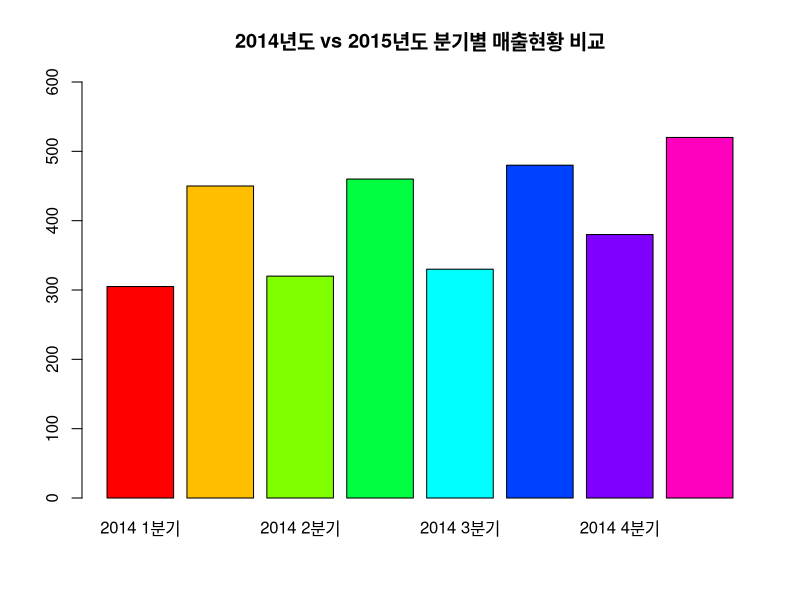
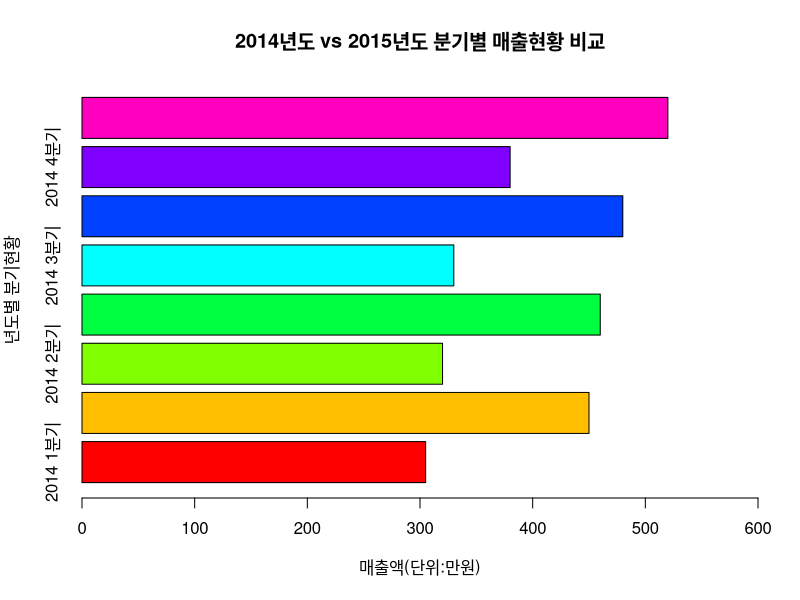
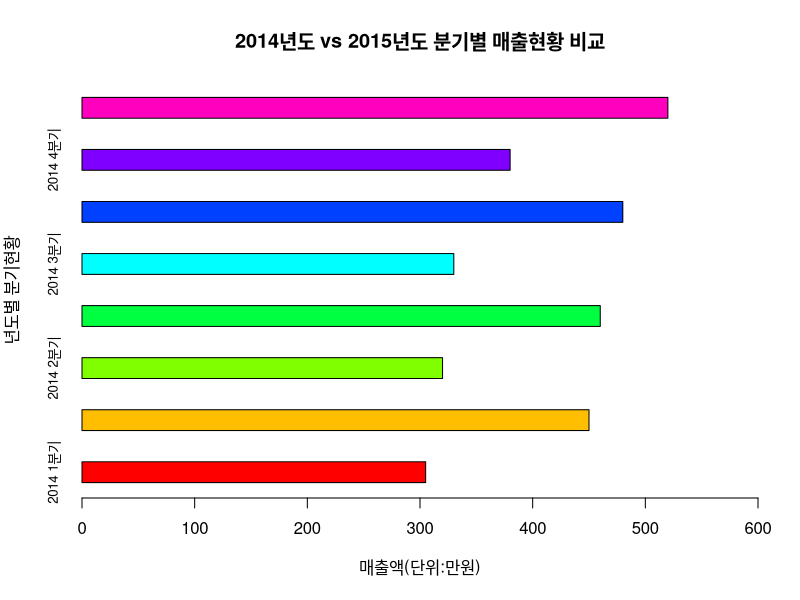
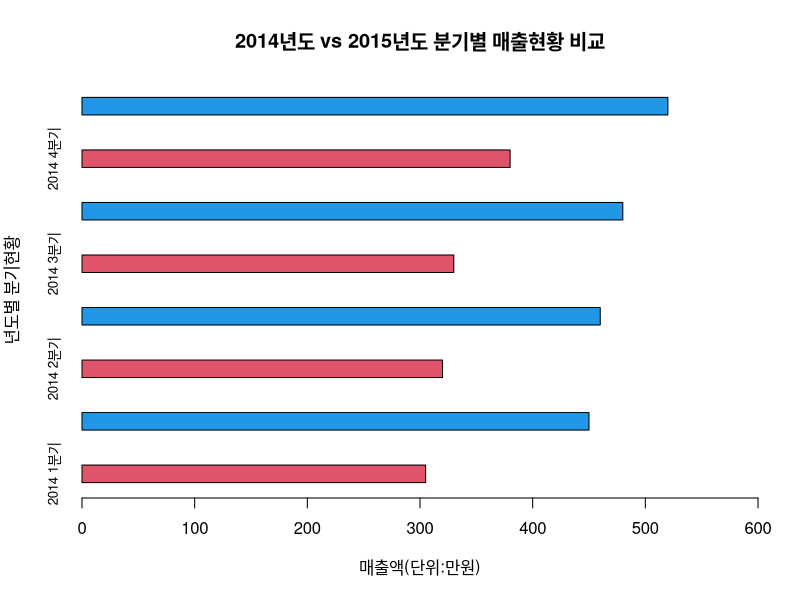
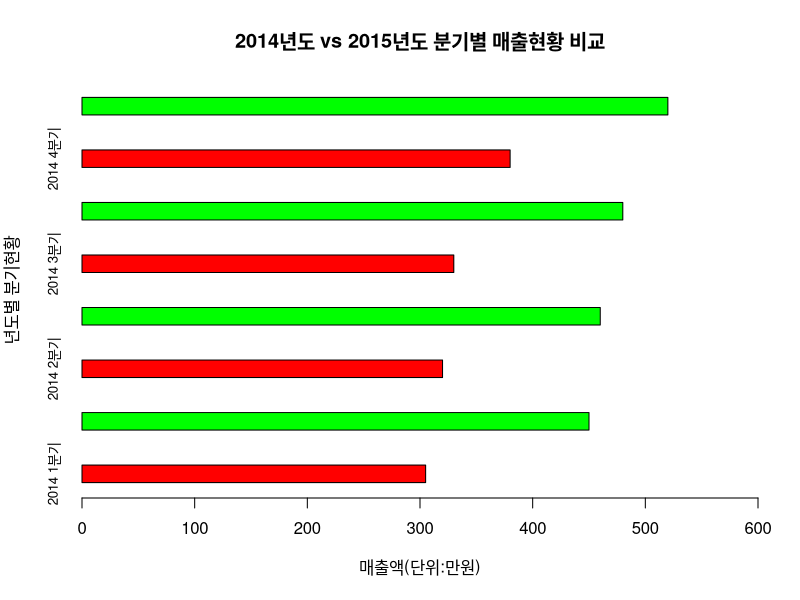
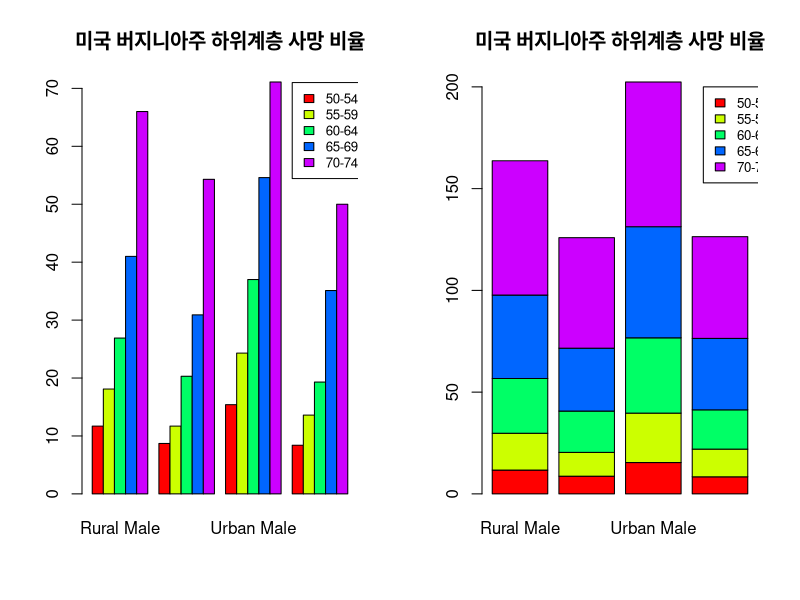
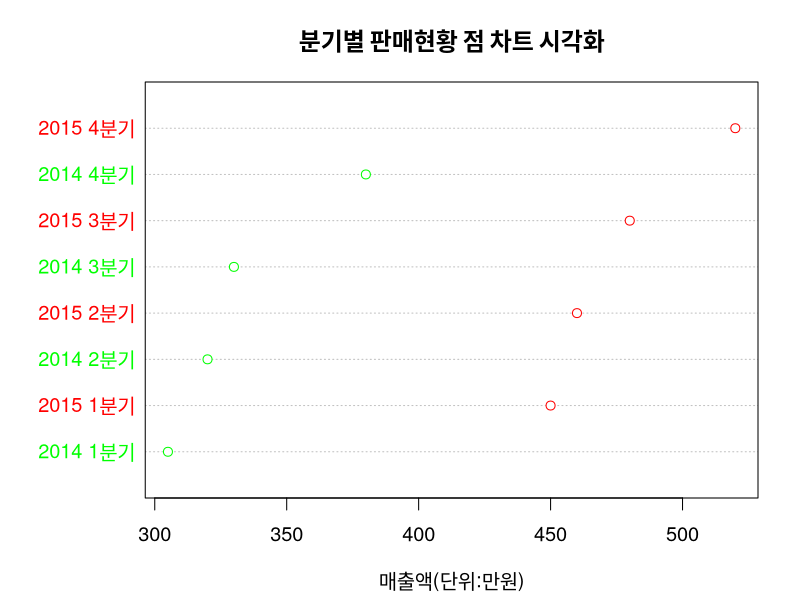
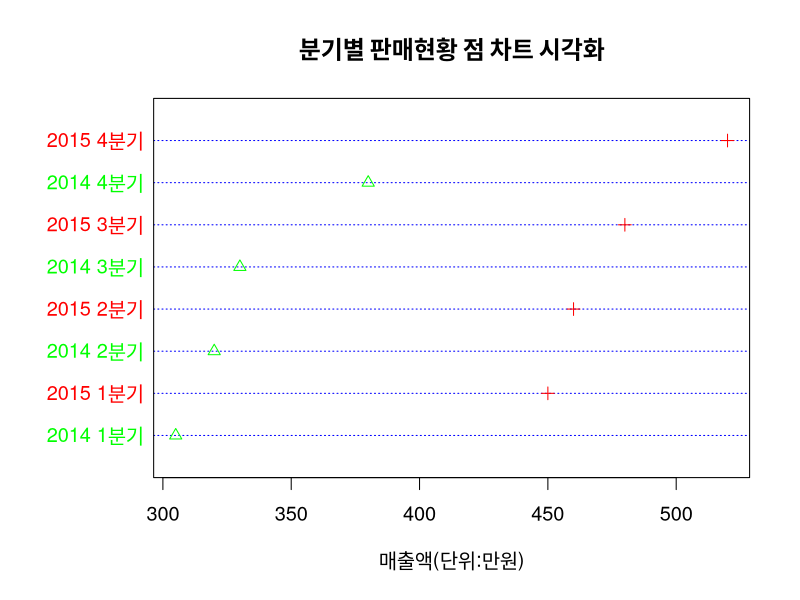

Generate these figures, in order, with R: (Note: this script raises an error after producing the figures.)
# chap05_DataVisualization

################################
##  Chapter05. 데이터 시각화 
################################

# 이산변수와 연속변수 시각화 

# 1. 이산변수(discrete quantitative data) 시각화
#   - 정수 단위로 나누어 측정할 수 있는 변수

#  1) 막대차트 시각화 

#    (1) 세로 막대 차트 

# 막대 차트 데이터 생성 
chart_data <- c(305,450,320,460,330,480,380,520)
names(chart_data) <- c("2014 1분기","2015 1분기","2014 2분기","2015 2분기","2014 3분기","2015 3분기","2014 4분기","2015 4분기")

str(chart_data)
chart_data

# 세로 막대 차트
help("barplot")
barplot(chart_data, ylim = c(0, 600), col = rainbow(8),
        main = "2014년도 vs 2015년도 분기별 매출현황 비교")

#    (2) 가로 막대 차트

barplot(chart_data, xlim = c(0, 600), horiz = T,
        xlab = "매출액(단위:만원)",
        ylab = "년도별 분기현황", col = rainbow(8),
        main = "2014년도 vs 2015년도 분기별 매출현황 비교")


barplot(chart_data, xlim = c(0, 600), horiz = T,
        xlab = "매출액(단위:만원)",
        ylab = "년도별 분기현황", col = rainbow(8),
        space = 1.5, cex.names = 0.8,
        main = "2014년도 vs 2015년도 분기별 매출현황 비교")


# red와 blue 색상 4회 반복 
barplot(chart_data, xlim = c(0, 600), horiz = T,
        xlab = "매출액(단위:만원)",
        ylab = "년도별 분기현황", 
        col = rep(c(2,4), 4), space=2, cex.names = 0.8, main = "2014년도 vs 2015년도 분기별 매출현황 비교")
# col=rep(c(2, 4), ) : 검은색(1),빨간색(2),초록색(3),파란색(4),하늘색(5),자주색(6),노란색(7)


barplot(chart_data, xlim = c(0, 600), horiz = T,
        xlab = "매출액(단위:만원)",
        ylab = "년도별 분기현황", 
        col = rep(c("red","green"), 4), space=2, cex.names = 0.8, main = "2014년도 vs 2015년도 분기별 매출현황 비교")


#누적 막대 차트 - 하나의 컬럼에 여러 개의 자료를 가지고 있는 경우 자료를 개별적인 막대로 표현하거나 누적형태로 표현 할 수있는 방법.

data("VADeaths")
VADeaths

str(VADeaths)
class(VADeaths)
mode(VADeaths)

# 개별 차트와 누적 차트 그리기 
# 개별 차트 
par(mfrow=c(1,2)) # 1행2열 그래프 보기 
barplot(VADeaths, beside = T, col = rainbow(5),
        main="미국 버지니아주 하위계층 사망 비율")
legend(19,71,c("50-54","55-59","60-64","65-69","70-74"), cex=0.8, fill = rainbow(5))

# 누적 차트 

barplot(VADeaths, beside = F, col = rainbow(5),
        main="미국 버지니아주 하위계층 사망 비율")
legend(4,200,c("50-54","55-59","60-64","65-69","70-74"), cex=0.8, fill = rainbow(5))


#   2) 점 차트 시각화 
help("dotchart")

par(mfrow=c(1,1)) # 1행1열 그래프 보기
dotchart(chart_data, color = c("green","red"),
         labels = names(chart_data),
         xlab = "매출액(단위:만원)", cex=1.2,
         main="분기별 판매현황 점 차트 시각화")

dotchart(chart_data, color = c("green","red"),
         labels = names(chart_data),
         xlab = "매출액(단위:만원)", cex=1.2,
         lcolor = "blue", pch=2:3,
         main="분기별 판매현황 점 차트 시각화")
# pch : 원(1), 삼격형(2), + (3)
# cex : 레이블과 점의 크기 확대 역할.


#    3) 원형 차트 시각화 
help(pie)

pie(chart_data, labels = names(chart_data), border = 'blue', col = rainbow(8), cex=1.2)
title("2014~2015년도 분기별 매출현황")


# 2. 연속변수(continuous quantitative data) 시각화 
#    - 시간, 길이 등과 같은 연속성을 가진 변수.

# 1) 상자 그래프 시각화 : 요약정보를 시각화하는데 효과적. 특히 데이터의 분포 정도와 이상치 발견을 목적으로 하는 경우 유용.

boxplot(VADeaths, range = 0) # 상자 그래프 시각화. range=0: 최소값과 최대값을 점선으로 연결하는 역할.

boxplot(VADeaths, range=0, notch=T)
abline(h=37, lty=3, col="red") # 기준선 추가 (lty=3:점선)

summary(VADeaths)


#   2) 히스토그램 시각화 
data("iris") # iris 데이터 셋 가져오기 
head(iris)
table(iris$Species)
#setosa versicolor  virginica 
# 50         50         50 
names(iris)

summary(iris$Sepal.Length)

hist(iris$Sepal.Length, xlab = "iris$Sepal.Length",
     col = "magenta", xlim = c(4.0, 8.0),
     main = "iris 꽃받침 길이 histogram")

summary(iris$Sepal.Width)

hist(iris$Sepal.Width, xlab = "iris$Sepal.Width",
     col = "mistyrose", xlim = c(2.0, 4.5),
     main = "iris 꽃받침 넓이 histogram")

par(mfrow=c(1,2))

hist(iris$Sepal.Width, xlab = "iris$Sepal.Width",
     col = "green", xlim = c(2.0, 4.5),
     main = "iris 꽃받침 넓이 histogram")


# 확률 밀도로 히스토그램 그리기 - 연속형변수의 확률 
hist(iris$Sepal.Width, xlab = "iris$Sepal.Width", col = "mistyrose", freq = F,
     xlim = c(2.0, 4.5), main = "iris 꽃받침 넓이 histgram")

# 밀도를 기준으로 line을 그려준다.
lines(density(iris$Sepal.Width), col = "red")


# 정규분포 곡선 추정 
par(mfrow = c(1,1))

# 히스토그램 시각화 
hist(iris$Sepal.Width, xlab = "iris$Sepal        .Width", col="mistyrose", freq = F, 
     xlim = c(2.0, 4.5), main = "iris 꽃받침 넓이 histgram")


# 밀도 분포 곡선 추가 
lines(density(iris$Sepal.Width), col="red")


x <- seq(2.0, 4.5, 0.1)
x

# 정규분포 곡선 추가 
curve(dnorm(x, mean = mean(iris$Sepal.Width), sd = sd(iris$Sepal.Width)), col="blue", add = T)


# 3) 산점도 시각화 
#   - 두 개 이상의 변수들 사이의 분포를 점으로 표시한 차트를 의미.

# 기본 산점도 시각화 
price <- runif(10, min = 1, max = 100) # 1~100 사이의 10개 난수 발생.
plot(price)

# 대각선 추가
par(new = T) # 차트 추가 
line_chart <- c(1:100)
line_chart
plot(line_chart, type = "l", col="red",
     axes = F, ann = F)

# 텍스트 추가 
text(70, 80, "대각선 추가", col = "blue")


# type 속성으로 그리기
par(mfrow=c(2,2)) # 2행 2열 차트 그리기
plot(price, type = "l") # 유형:실선
plot(price, type = "o") # 유형:원형과 실선(원형통과)
plot(price, type = "h") # 유형:직선
plot(price, type = "s") # 유형:꺽은선

# pch 속성으로 그리기 
plot(price, type = "o", pch = 5) # 빈 사각형 
plot(price, type = "o", pch = 15) # 채워진 사각형 
plot(price, type = "o", pch = 20, col="blue")
plot(price, type = "o", pch = 20, col="orange", cex = 3.0) # charactoer expension(확대)
plot(price, type = "o", pch = 20, col="orange", cex = 3.0, lwd = 3) # lwd:line Width


#  4) 중첩 자료 시각화 
# 중복된 자료의 수 만큼 점의 크기 확대하기
par(mfrow=c(1,1)) # 1행1열 

# 단계1 : 두 개의 벡터 객체 
x <- c(1, 2, 3, 4, 2, 4)
y <- rep(2, 6)
x; y


# 단계2 : 교차테이블 작성 
table(x, y)

# 단계3 : 산점도 시각화 
plot(x, y)

# 단계4 : 데이터프레임 생성 
xy.df <- as.data.frame(table(x,y))
xy.df

# 단계5 : 좌표에 중복된 수 만큼 점 확대
plot(x, y, pch=15, col="blue",
     xlab = "x 벡터 원소",
     ylab = "y 벡터 원소",
     cex = 0.8 * xy.df$Freq)

# galton 데이터 셋 대상 중복자료 시각화
library(psych)
data("galton")
head(galton)
str(galton) # 928 obs. of  2 variables:
summary(galton)

table(galton$child,galton$parent)
as.data.frame(table(galton$child,galton$parent))
freqData<- as.data.frame(table(galton$child,galton$parent))
freqData
str(freqData)#154 obs. of  3 variables:

# 단계3 : 컬럼 단위 추출
names(freqData) <- c("child","parent","frequency")
freqData

parent<-as.numeric(as.vector(freqData$parent))
child <- as.numeric(as.vector(freqData$child))


# 단계4 : 점의 크기 확대
plot(parent,child, pch=21, col="blue", bg="green", xlab="parent",ylab = "child",cex=0.2*freqData$frequency)


# 5) 변수간의 비교 시각화
# 4개 변수의 상호 비교
attributes(iris)
data(iris)
help(pairs)

# matrix 또는 데이터프레임의 numeric 컬럼을 대상으로 변수들 사이의 비교 결과를 행렬구조의 분산된 그래프로 제공
pairs(iris[,1:4])
plot(iris[,-5],col=iris[,5])
title(main="다양한차트")

# 꽃의 종류가 "virginica" 와 "setosa"를 대상으로 4개 변수 상호 비교
pairs(iris[iris$Species=="virginica",1:4])
pairs(iris[iris$Species=="setosa",1:4])
pairs(iris[iris$Species=="versicolor",1:4])

# 3 단계 산점도 시가고하
install.packages("scatterplot3d")
library(scatterplot3d)

#Facotr의 levels 보기
levels(iris$Species) #[1] "setosa"     "versicolor" "virginica"

# 꽃의 종류별 분류
iris_setosa <- iris[iris$Species=='setosa',]
iris_versicolor <- iris[iris$Species=='versicolor',]
iris_virginica <- iris[iris$Species=='virginica',]

#단계3. 3차원 틀 생성
# scatterplot3d(밑변,오른쪽변 컬럼명,왼쪽변컬럼명, type)
d3<- scatterplot3d(iris$Petal.Length,iris$Sepal.Length,iris$Sepal.Width,type='n')

iris


d3$points3d(iris_setosa$Petal.Length,iris_setosa$Sepal.Length,iris_setosa$Sepal.Width,bg='orange',pch=21)
d3$points3d(iris_versicolor$Petal.Length,iris_versicolor$Sepal.Length,iris_versicolor$Sepal.Width,bg='blue',pch=23)
d3$points3d(iris_virginica$Petal.Length,iris_virginica$Sepal.Length,iris_virginica$Sepal.Width,bg='green',pch=25)
